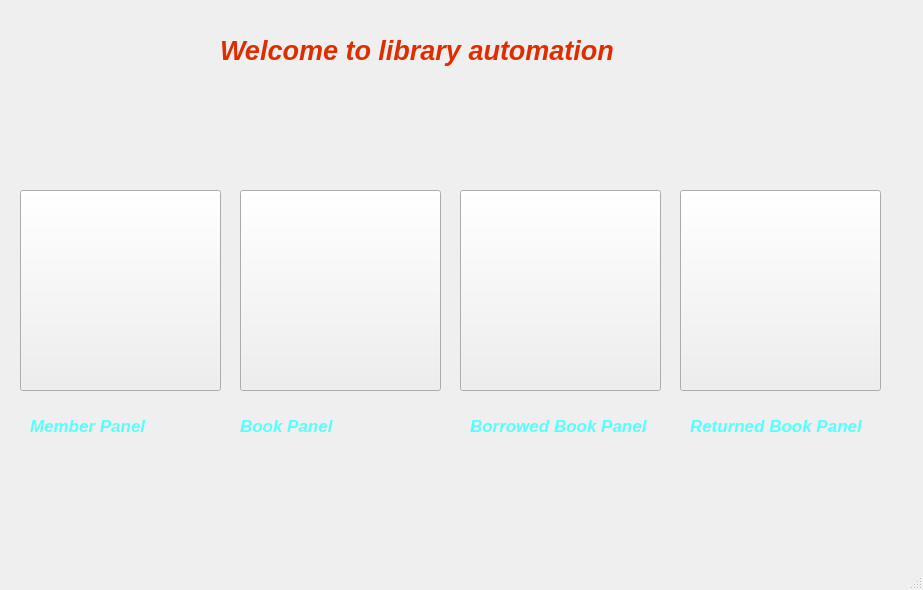
<?xml version="1.0" encoding="UTF-8"?>
<ui version="4.0">
 <class>MainWindow</class>
 <widget class="QMainWindow" name="MainWindow">
  <property name="geometry">
   <rect>
    <x>0</x>
    <y>0</y>
    <width>923</width>
    <height>590</height>
   </rect>
  </property>
  <property name="windowTitle">
   <string>MainWindow</string>
  </property>
  <widget class="QWidget" name="centralwidget">
   <widget class="QPushButton" name="btn_user">
    <property name="geometry">
     <rect>
      <x>20</x>
      <y>190</y>
      <width>201</width>
      <height>201</height>
     </rect>
    </property>
    <property name="styleSheet">
     <string notr="true">image: url(:/user/user.jpg);</string>
    </property>
    <property name="text">
     <string/>
    </property>
   </widget>
   <widget class="QPushButton" name="pushButton">
    <property name="geometry">
     <rect>
      <x>240</x>
      <y>190</y>
      <width>201</width>
      <height>201</height>
     </rect>
    </property>
    <property name="styleSheet">
     <string notr="true">image: url(:/user/book.jpg);</string>
    </property>
    <property name="text">
     <string/>
    </property>
   </widget>
   <widget class="QPushButton" name="pushButton_3">
    <property name="geometry">
     <rect>
      <x>460</x>
      <y>190</y>
      <width>201</width>
      <height>201</height>
     </rect>
    </property>
    <property name="styleSheet">
     <string notr="true">image: url(:/user/odunc_1.jpg);</string>
    </property>
    <property name="text">
     <string/>
    </property>
   </widget>
   <widget class="QPushButton" name="pushButton_4">
    <property name="geometry">
     <rect>
      <x>680</x>
      <y>190</y>
      <width>201</width>
      <height>201</height>
     </rect>
    </property>
    <property name="styleSheet">
     <string notr="true">image: url(:/user/odunc_2.jpg);</string>
    </property>
    <property name="text">
     <string/>
    </property>
   </widget>
   <widget class="QLabel" name="label">
    <property name="geometry">
     <rect>
      <x>30</x>
      <y>410</y>
      <width>191</width>
      <height>31</height>
     </rect>
    </property>
    <property name="palette">
     <palette>
      <active>
       <colorrole role="WindowText">
        <brush brushstyle="SolidPattern">
         <color alpha="255">
          <red>85</red>
          <green>255</green>
          <blue>255</blue>
         </color>
        </brush>
       </colorrole>
      </active>
      <inactive>
       <colorrole role="WindowText">
        <brush brushstyle="SolidPattern">
         <color alpha="255">
          <red>85</red>
          <green>255</green>
          <blue>255</blue>
         </color>
        </brush>
       </colorrole>
      </inactive>
      <disabled/>
     </palette>
    </property>
    <property name="font">
     <font>
      <pointsize>13</pointsize>
      <italic>true</italic>
      <bold>true</bold>
     </font>
    </property>
    <property name="text">
     <string>Member Panel</string>
    </property>
   </widget>
   <widget class="QLabel" name="label_2">
    <property name="geometry">
     <rect>
      <x>240</x>
      <y>410</y>
      <width>191</width>
      <height>31</height>
     </rect>
    </property>
    <property name="palette">
     <palette>
      <active>
       <colorrole role="WindowText">
        <brush brushstyle="SolidPattern">
         <color alpha="255">
          <red>85</red>
          <green>255</green>
          <blue>255</blue>
         </color>
        </brush>
       </colorrole>
      </active>
      <inactive>
       <colorrole role="WindowText">
        <brush brushstyle="SolidPattern">
         <color alpha="255">
          <red>85</red>
          <green>255</green>
          <blue>255</blue>
         </color>
        </brush>
       </colorrole>
      </inactive>
      <disabled/>
     </palette>
    </property>
    <property name="font">
     <font>
      <pointsize>13</pointsize>
      <italic>true</italic>
      <bold>true</bold>
     </font>
    </property>
    <property name="text">
     <string>Book Panel</string>
    </property>
   </widget>
   <widget class="QLabel" name="label_3">
    <property name="geometry">
     <rect>
      <x>470</x>
      <y>410</y>
      <width>191</width>
      <height>31</height>
     </rect>
    </property>
    <property name="palette">
     <palette>
      <active>
       <colorrole role="WindowText">
        <brush brushstyle="SolidPattern">
         <color alpha="255">
          <red>85</red>
          <green>255</green>
          <blue>255</blue>
         </color>
        </brush>
       </colorrole>
      </active>
      <inactive>
       <colorrole role="WindowText">
        <brush brushstyle="SolidPattern">
         <color alpha="255">
          <red>85</red>
          <green>255</green>
          <blue>255</blue>
         </color>
        </brush>
       </colorrole>
      </inactive>
      <disabled/>
     </palette>
    </property>
    <property name="font">
     <font>
      <pointsize>13</pointsize>
      <italic>true</italic>
      <bold>true</bold>
     </font>
    </property>
    <property name="text">
     <string>Borrowed Book Panel</string>
    </property>
   </widget>
   <widget class="QLabel" name="label_4">
    <property name="geometry">
     <rect>
      <x>690</x>
      <y>410</y>
      <width>191</width>
      <height>31</height>
     </rect>
    </property>
    <property name="palette">
     <palette>
      <active>
       <colorrole role="WindowText">
        <brush brushstyle="SolidPattern">
         <color alpha="255">
          <red>85</red>
          <green>255</green>
          <blue>255</blue>
         </color>
        </brush>
       </colorrole>
      </active>
      <inactive>
       <colorrole role="WindowText">
        <brush brushstyle="SolidPattern">
         <color alpha="255">
          <red>85</red>
          <green>255</green>
          <blue>255</blue>
         </color>
        </brush>
       </colorrole>
      </inactive>
      <disabled/>
     </palette>
    </property>
    <property name="font">
     <font>
      <pointsize>13</pointsize>
      <italic>true</italic>
      <bold>true</bold>
     </font>
    </property>
    <property name="text">
     <string>Returned Book Panel</string>
    </property>
   </widget>
   <widget class="QLabel" name="label_5">
    <property name="geometry">
     <rect>
      <x>220</x>
      <y>20</y>
      <width>441</width>
      <height>61</height>
     </rect>
    </property>
    <property name="palette">
     <palette>
      <active>
       <colorrole role="WindowText">
        <brush brushstyle="SolidPattern">
         <color alpha="255">
          <red>223</red>
          <green>45</green>
          <blue>0</blue>
         </color>
        </brush>
       </colorrole>
      </active>
      <inactive>
       <colorrole role="WindowText">
        <brush brushstyle="SolidPattern">
         <color alpha="255">
          <red>223</red>
          <green>45</green>
          <blue>0</blue>
         </color>
        </brush>
       </colorrole>
      </inactive>
      <disabled/>
     </palette>
    </property>
    <property name="font">
     <font>
      <pointsize>20</pointsize>
      <italic>true</italic>
      <bold>true</bold>
     </font>
    </property>
    <property name="text">
     <string>Welcome to library automation</string>
    </property>
   </widget>
   <widget class="QLabel" name="label_6">
    <property name="geometry">
     <rect>
      <x>0</x>
      <y>0</y>
      <width>931</width>
      <height>571</height>
     </rect>
    </property>
    <property name="maximumSize">
     <size>
      <width>931</width>
      <height>571</height>
     </size>
    </property>
    <property name="palette">
     <palette>
      <active>
       <colorrole role="WindowText">
        <brush brushstyle="SolidPattern">
         <color alpha="255">
          <red>85</red>
          <green>255</green>
          <blue>255</blue>
         </color>
        </brush>
       </colorrole>
      </active>
      <inactive>
       <colorrole role="WindowText">
        <brush brushstyle="SolidPattern">
         <color alpha="255">
          <red>85</red>
          <green>255</green>
          <blue>255</blue>
         </color>
        </brush>
       </colorrole>
      </inactive>
      <disabled/>
     </palette>
    </property>
    <property name="styleSheet">
     <string notr="true">border-image: url(:/new/prefix1/im_2/slider02.jpeg);</string>
    </property>
    <property name="text">
     <string/>
    </property>
   </widget>
   <zorder>label_6</zorder>
   <zorder>btn_user</zorder>
   <zorder>pushButton</zorder>
   <zorder>pushButton_3</zorder>
   <zorder>pushButton_4</zorder>
   <zorder>label</zorder>
   <zorder>label_2</zorder>
   <zorder>label_3</zorder>
   <zorder>label_4</zorder>
   <zorder>label_5</zorder>
  </widget>
  <widget class="QMenuBar" name="menubar">
   <property name="geometry">
    <rect>
     <x>0</x>
     <y>0</y>
     <width>923</width>
     <height>22</height>
    </rect>
   </property>
  </widget>
  <widget class="QStatusBar" name="statusbar"/>
 </widget>
 <resources/>
 <connections/>
</ui>
